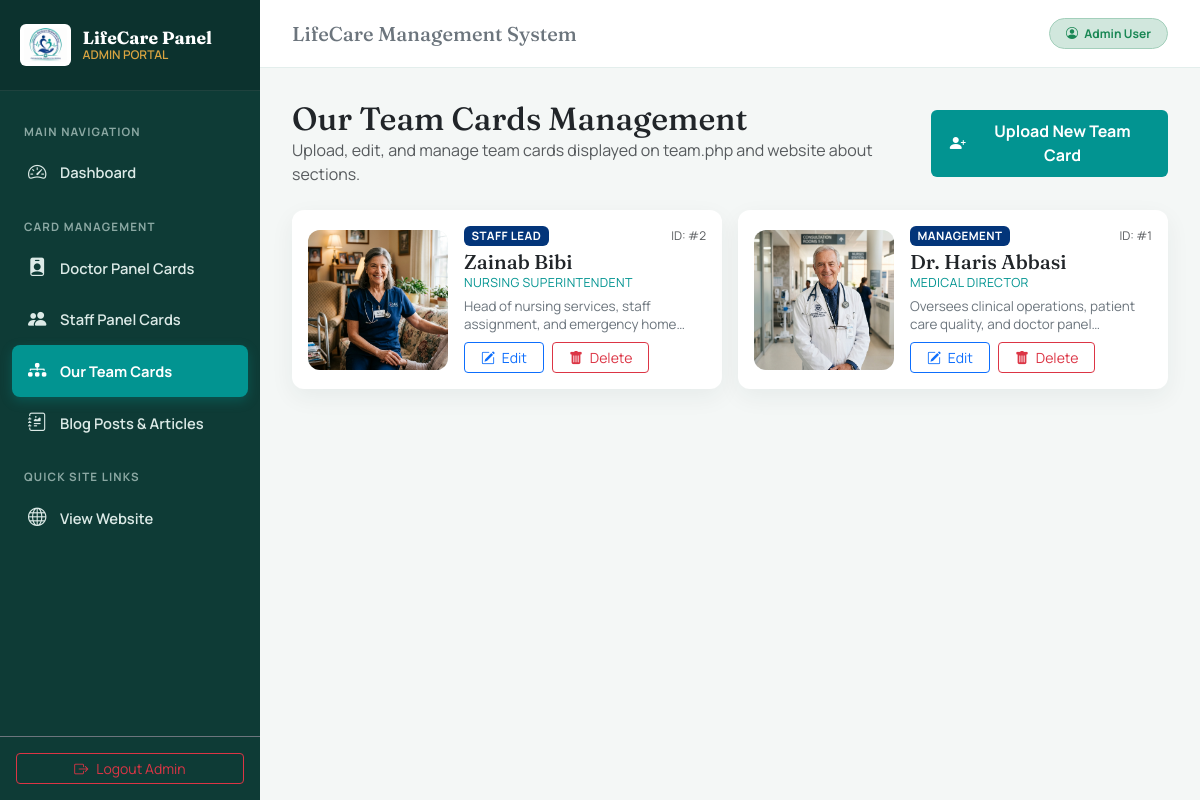
The page /admin/team.php (signed in) on the database its author committed.
### tables this page shows
CREATE TABLE `team` (
  `id` int(11) NOT NULL AUTO_INCREMENT,
  `name` varchar(255) NOT NULL,
  `role` varchar(255) NOT NULL,
  `badge` varchar(100) DEFAULT 'Management',
  `image` varchar(255) NOT NULL DEFAULT 'assets/doctor_1.jpg',
  `description` text DEFAULT NULL,
  `whatsapp` varchar(50) DEFAULT '923008053198',
  `created_at` timestamp NOT NULL DEFAULT CURRENT_TIMESTAMP,
  PRIMARY KEY (`id`)
);

### config.php (called while the page is built, shortened)
<?php
function getDBConnection() {
    try {
        $dsn = "mysql:host=" . DB_HOST . ";dbname=" . DB_NAME . ";charset=utf8mb4";
        $options = [
            PDO::ATTR_ERRMODE            => PDO::ERRMODE_EXCEPTION,
            PDO::ATTR_DEFAULT_FETCH_MODE => PDO::FETCH_ASSOC,
            PDO::ATTR_EMULATE_PREPARES   => false,
        ];
        $pdo = new PDO($dsn, DB_USER, DB_PASS, $options);
        return $pdo;
    } catch (Exception $e) {
        return null;
    }
}
function getData($type) {
    $db = getDBConnection();
    if ($db) {
        try {
            $allowedTables = ['doctors', 'staff', 'team', 'blogs', 'contact_messages'];
            if (in_array($type, $allowedTables)) {
                $stmt = $db->query("SELECT * FROM `{$type}` ORDER BY id DESC");
                $data = $stmt->fetchAll();
                if (!empty($data)) {
                    return $data;
                }
            }
        } catch (Exception $e) {
        }
    }
    return [];
}

### admin/team.php (the view, shortened to what this page needs)
<?php
require_once __DIR__ . '/../config.php';
$type = 'team';
$team = getData($type);
require_once __DIR__ . '/inc/header.php';
?>
<div class="d-flex justify-content-between align-items-center mb-4">
    <div>
        <h2 class="m-0 text-dark">Our Team Cards Management</h2>
        <p class="text-muted m-0">Upload, edit, and manage team cards displayed on team.php and website about sections.</p>
    </div>
    <button type="button" class="btn-care" data-bs-toggle="modal" data-bs-target="#teamModal" onclick="resetTeamForm()">
        <i class="bi bi-person-plus-fill me-1"></i> Upload New Team Card
    </button>
</div>
<div class="row g-3">
    <?php foreach ($team as $tm): ?>
        <div class="col-12 col-xl-6">
            <div class="card-custom p-3 h-100">
                <div class="d-flex align-items-center gap-3">
                    <div class="position-relative flex-shrink-0" style="width: 140px; height: 140px; border-radius: 12px; overflow: hidden; background: #eaf3f1;">
                        <img src="../<?= htmlspecialchars($tm['image']) ?>" alt="<?= htmlspecialchars($tm['name']) ?>" class="w-100 h-100" style="object-fit: cover;">
                    </div>
                    <div class="flex-grow-1 min-width-0">
                        <div class="d-flex align-items-center justify-content-between gap-2 mb-1">
                            <span class="badge text-white px-2.5 py-1" style="background: var(--brand-navy); font-size: 0.72rem; letter-spacing: 0.04em; text-transform: uppercase;">
                                <?= htmlspecialchars($tm['badge'] ?? 'Management') ?>
                            </span>
                            <span class="text-muted" style="font-size: 0.75rem;">ID: #<?= $tm['id'] ?></span>
                        </div>
                        <h5 class="m-0 font-weight-bold text-dark text-truncate"><?= htmlspecialchars($tm['name']) ?></h5>
                        <div class="font-weight-bold text-uppercase mb-1" style="color: var(--brand-teal); font-size: 0.78rem; letter-spacing: 0.03em;">
                            <?= htmlspecialchars($tm['role']) ?>
                        </div>
                        <p class="text-secondary mb-2" style="font-size: 0.84rem; line-height: 1.4; display: -webkit-box; -webkit-line-clamp: 2; -webkit-box-orient: vertical; overflow: hidden;">
                            <?= htmlspecialchars($tm['description']) ?>
                        </p>
                        <div class="d-flex gap-2">
                            <button type="button" class="btn btn-sm btn-outline-primary px-3" onclick='editTeam(<?= json_encode($tm) ?>)'>
                                <i class="bi bi-pencil-square me-1"></i> Edit
                            </button>
                            <a href="team.php?action=delete&id=<?= $tm['id'] ?>" class="btn btn-sm btn-outline-danger px-3" onclick="return confirm('Are you sure you want to delete this Team member card?');">
                                <i class="bi bi-trash-fill me-1"></i> Delete
                            </a>
                        </div>
                    </div>
                </div>
            </div>
        </div>
    <?php endforeach; ?>
</div>
<?php require_once __DIR__ . '/inc/footer.php'; ?>

### admin/inc/header.php (style rules this page uses)
:root { --teal-900: #0E3B36; --teal-700: #1B6B63; --teal-500: #2E8C82; --brand-navy: #03357A; --brand-teal: #029491; --amber-500: #D9A441; --bg-light: #F4F7F6; }
body { font-family: 'Manrope', sans-serif; background-color: var(--bg-light); color: #2B3230; margin: 0; min-height: 100vh; }
h1, h2, h3, h4, h5 { font-family: 'Fraunces', serif; }
.card-custom { border: none; border-radius: 12px; box-shadow: 0 8px 24px rgba(14,59,54,0.06); background: #fff; overflow: hidden; }
.btn-care { background: var(--brand-teal); color: #fff; font-weight: 700; border: none; padding: 0.6rem 1.2rem; border-radius: 6px; transition: 0.25s; text-decoration: none; display: inline-flex; align-items: center; gap: 0.4rem; }

### rows shown on the page
team: image (picture), badge "STAFF LEAD", id "2", name "Zainab Bibi", role "NURSING SUPERINTENDENT", description "Head of nursing services, staff assignment, and emergency…"
team: image (picture), badge "MANAGEMENT", id "1", name "Dr. Haris Abbasi", role "MEDICAL DIRECTOR", description "Oversees clinical operations, patient care quality, and doctor…"
